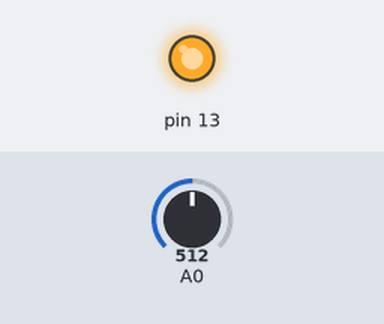
Simulated run of this sketch. Board: Arduino Uno, built with avr-gcc and run on an emulated ATmega328P. Parts: output pins drawn as LEDs (lit = HIGH). Inputs (shaded band) come from the test bench; at power-on: A0 = 512. What the sketch prints to the serial monitor is not drawn.

Above: at 12.6 s.
Timing chart, 0 to 16.6 s (numbered marks = the images above):
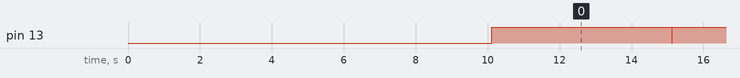

The sketch:

motion_lamp.ino
```cpp
//motion activation
uint32_t threshold=0;
unsigned long sum=0;
void setup()
{
  	pinMode(A0,INPUT);
  	pinMode(13,OUTPUT);
 	Serial.begin(57600);
  	Serial.println("Sensor readings:");
	for(int i=0;i<1000;i++){
		sum+=analogRead(A0);
		delay(10);
	}
	threshold=sum/1000;
	Serial.print("Calibration done. Threshold = ");
  	Serial.println(threshold);
}

void loop()
{
  if (analogRead(A0)>=threshold){
    Serial.println("Motion detected! Turning on the light.");
    Serial.println(analogRead(A0));
    digitalWrite(13, HIGH);
    delay(5000);
    digitalWrite(13, LOW);
  }
  else{
    digitalWrite(13,LOW);
  }

  delay(10);
}
```

Measured:
- by itself, pin 13: alternates HIGH for 5.0 s and LOW for 0.01 s
